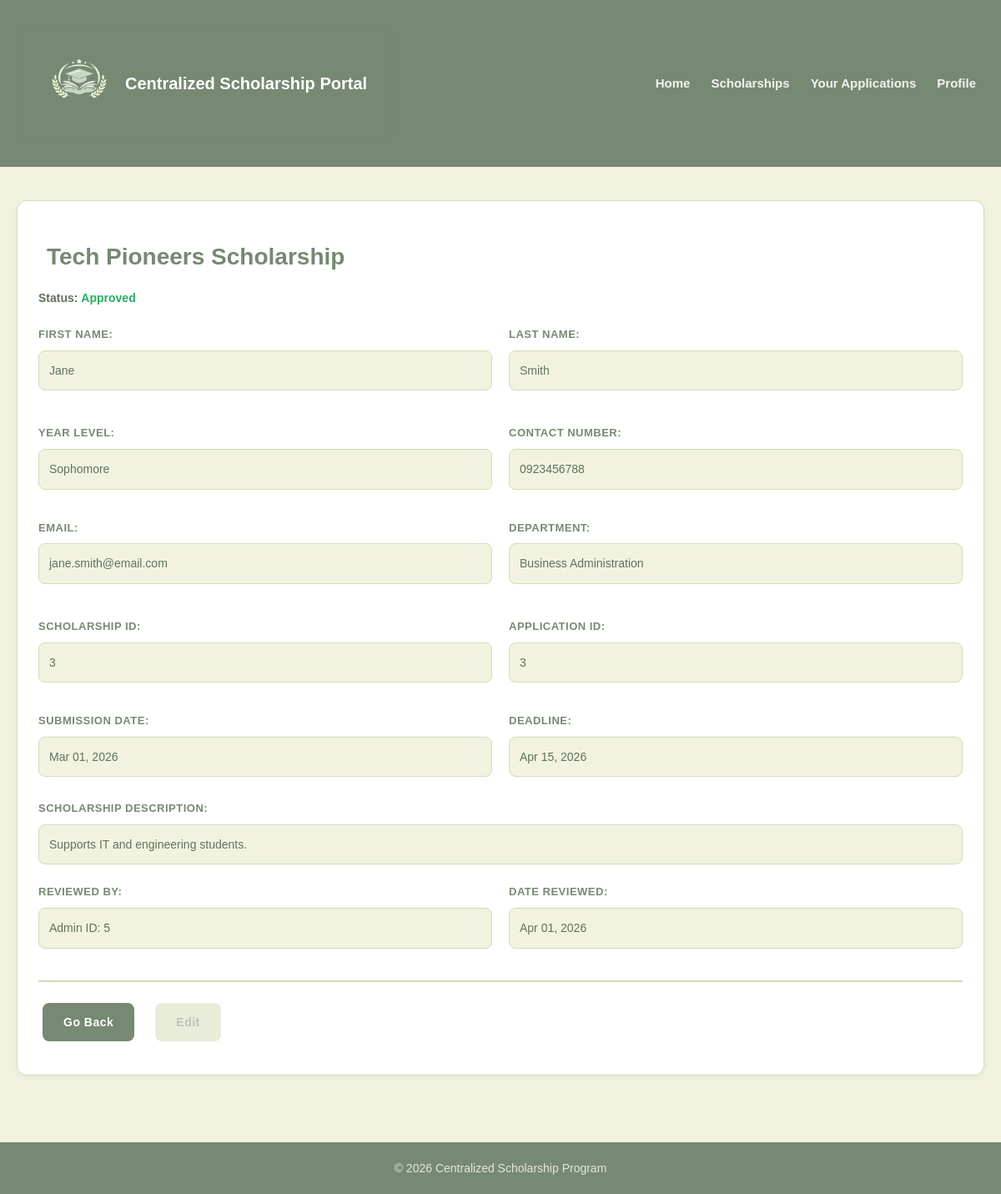
The app's page /Frontends/Client-side/your-applications-read.php?id=3 (signed in) with its own data.
### tables this page shows
CREATE TABLE `APPLICATIONS` (
  `application_id` int(11) NOT NULL,
  `student_id` int(11) NOT NULL,
  `scholarship_id` int(11) NOT NULL,
  `status` enum('Draft','Submitted','Under Review','Approved','Rejected','Waitlisted') NOT NULL,
  `submission_date` datetime DEFAULT NULL,
  `reviewed_by` int(11) DEFAULT NULL,
  `review_date` datetime DEFAULT NULL
);

CREATE TABLE `SCHOLARSHIPS` (
  `scholarship_id` int(11) NOT NULL,
  `title` varchar(45) NOT NULL,
  `description` varchar(45) NOT NULL,
  `deadline` datetime NOT NULL,
  `eligibility` text NOT NULL,
  `requirements` text NOT NULL,
  `release_status` enum('Draft','Published') NOT NULL,
  `status` enum('Completed','Ongoing','Upcoming') NOT NULL,
  `created_by` int(11) NOT NULL,
  `created_at` datetime NOT NULL
);

CREATE TABLE `STUDENTS` (
  `student_id` int(11) NOT NULL,
  `account_id` int(11) NOT NULL,
  `first_name` varchar(45) NOT NULL,
  `last_name` varchar(45) NOT NULL,
  `department` varchar(45) NOT NULL,
  `year_level` enum('Freshman','Sophomore','Junior','Senior') NOT NULL,
  `contact_num` int(11) NOT NULL
);

CREATE TABLE `ACCOUNTS` (
  `account_id` int(11) NOT NULL,
  `email` varchar(45) NOT NULL,
  `password` varchar(45) NOT NULL,
  `role` enum('Student','Admin','IT','Super Admin') NOT NULL,
  `is_active` tinyint(1) NOT NULL,
  `account_created` datetime NOT NULL,
  `password_upd` datetime NOT NULL,
  `last_login` datetime NOT NULL
);

### Frontends/Client-side/your-applications-read.php (the view, shortened to what this page needs)
<?php
include("../../db_connect.php");
$account_id = $_SESSION['account_id'];
$getStudID = mysqli_query($conn, "SELECT student_id FROM STUDENTS WHERE account_id='$account_id'");
if ($getStudID && mysqli_num_rows($getStudID) > 0) {
    $row = mysqli_fetch_assoc($getStudID);
    $student_id = $row['student_id'];
} else {
    die("Student record not found.");
}
$application_id = isset($_GET['id']) ? (int)$_GET['id'] : 0;
$query = "SELECT a.*, s.title as scholarship_name, s.deadline, s.description,
          st.first_name, st.last_name, st.department, st.year_level, st.contact_num,
          acc.email
          FROM APPLICATIONS a
          JOIN SCHOLARSHIPS s ON a.scholarship_id = s.scholarship_id
          JOIN STUDENTS st ON a.student_id = st.student_id
          JOIN ACCOUNTS acc ON st.account_id = acc.account_id
          WHERE a.application_id = $application_id AND a.student_id = $student_id";
$result = mysqli_query($conn, $query);
$application = mysqli_fetch_assoc($result);
?>
<!DOCTYPE html>
<html>
    <head>
        <link rel="stylesheet" href="style.css">
    </head>
    <body>
        <header>
            <section class="brand">
                <img src="../icons/CSP_logo.png" id="logo" alt="logo icon" onerror="this.style.display='none'">
                <h1>Centralized Scholarship Portal</h1>
            </section>
            <nav>
                <a href="home.php">Home</a>
                <a href="scholarList.php">Scholarships</a>
                <a href="your-applications.php">Your Applications</a>
                <a href="user-profile.php">Profile</a>
            </nav>
        </header>
        <div class="container">
            <section>
                <h2><?php echo htmlspecialchars($application['scholarship_name']); ?></h2>
                <p><strong>Status:</strong>
                    <span class="status-<?php echo strtolower(str_replace(' ', '', $application['status'] ?? 'pending')); ?>">
                        <?php echo htmlspecialchars($application['status'] ?? 'Pending'); ?>
                    </span>
                </p>
                <div class="profile-grid">
                    <div class="profile-item">
                        <p><strong>First Name:</strong></p>
                        <p><?php echo htmlspecialchars($application['first_name']); ?></p>
                    </div>
                    <div class="profile-item">
                        <p><strong>Last Name:</strong></p>
                        <p><?php echo htmlspecialchars($application['last_name']); ?></p>
                    </div>
                    <div class="profile-item">
                        <p><strong>Year Level:</strong></p>
                        <p><?php echo htmlspecialchars($application['year_level'] ?? 'Not set'); ?></p>
                    </div>
                    <div class="profile-item">
                        <p><strong>Contact Number:</strong></p>
                        <p>0<?php echo htmlspecialchars($application['contact_num'] ?? 'Not set'); ?></p>
                    </div>
                </div>
                <div class="profile-grid">
                    <div class="profile-item">
                        <p><strong>Email:</strong></p>
                        <p><?php echo htmlspecialchars($application['email']); ?></p>
                    </div>
                    <div class="profile-item">
                        <p><strong>Department:</strong></p>
                        <p><?php echo htmlspecialchars($application['department']); ?></p>
                    </div>
                    <div class="profile-item">
                        <p><strong>Scholarship ID:</strong></p>
                        <p><?php echo htmlspecialchars($application['scholarship_id']); ?></p>
                    </div>
                    <div class="profile-item">
                        <p><strong>Application ID:</strong></p>
                        <p><?php echo htmlspecialchars($application['application_id']); ?></p>
                    </div>
                </div>
                <div class="profile-grid">
                    <div class="profile-item">
                        <p><strong>Submission Date:</strong></p>
                        <p><?php echo $application['submission_date'] ? date('M d, Y', strtotime($application['submission_date'])) : 'Not submitted'; ?></p>
                    </div>
                    <div class="profile-item">
                        <p><strong>Deadline:</strong></p>
                        <p><?php echo date('M d, Y', strtotime($application['deadline'])); ?></p>
                    </div>
                </div>
                <div class="profile-item" style="grid-column: span 2;">
                    <p><strong>Scholarship Description:</strong></p>
                    <p><?php echo nl2br(htmlspecialchars($application['description'] ?? 'No description available.')); ?></p>
                </div>
                <div class="profile-grid">
                    <div class="profile-item">
                        <p><strong>Reviewed by:</strong></p>
                        <p><?php echo $application['reviewed_by'] ? 'Admin ID: ' . $application['reviewed_by'] : 'Not reviewed'; ?></p>
                    </div>
                    <div class="profile-item">
                        <p><strong>Date reviewed:</strong></p>
                        <p><?php echo $application['review_date'] ? date('M d, Y', strtotime($application['review_date'])) : 'Not reviewed'; ?></p>
                    </div>
                </div>
                <div class="action-links">
                    <a href="your-applications.php" class="btn">Go Back</a>
                    <?php if ($application['status'] == 'Draft'): ?>
                        <a href="application-form.php?id=<?php echo $application['scholarship_id']; ?>" class="btn btn-secondary">Edit</a>
                    <?php else: ?>
                        <span class="btn btn-secondary disabled" style="opacity: 0.5; cursor: not-allowed;" title="Cannot edit - application already <?php echo strtolower($application['status']); ?>">Edit</span>
                    <?php endif; ?>
                </div>
            </section>
        </div>
        <footer>
            <p>&copy; 2026 Centralized Scholarship Program</p>
        </footer>
    </body>
</html>

### Frontends/Client-side/style.css (style rules this page uses)
* { margin: 0; padding: 0; box-sizing: border-box; }
body { font-family: 'Verdana', sans-serif; font-size: 11px; color: #778873; background-color: #F1F3E0; line-height: 1.6; margin: 0; padding: 0; }
.container { max-width: 1200px; margin: 0 auto; background-color: transparent; padding: 20px; }
header { color: white; background-color: #778873; display: flex; justify-content: space-between; align-items: center; padding: 15px 30px; gap: 20px; width: 100%; border: none; outline: none; border-radius: 0; }
.brand { display: flex; align-items: center; gap: 15px; flex-shrink: 0; background-color: transparent; border: none; outline: none; border-radius: 0; }
#logo { width: 80px; height: auto; display: block; border: none; outline: none; }
h1 { font-size: 20px; margin: 0; color: white; white-space: nowrap; font-weight: bold; background-color: transparent; border: none; outline: none; }
nav { display: flex; align-items: center; gap: 25px; flex-wrap: nowrap; background-color: transparent; border: none; outline: none; }
nav a { font-size: 15px; text-decoration: none; color: white; font-weight: bold; white-space: nowrap; padding: 5px 0; opacity: 0.9; transition: opacity 0.3s; background-color: transparent; border: none; outline: none; }
h2 { font-size: 28px; color: #778873; margin: 20px 0 15px; padding: 0 10px; }
p { font-size: 14px; margin: 8px 0; color: #62725e; }
section { background-color: white; padding: 25px; border-radius: 12px; margin: 20px 0; box-shadow: 0 2px 8px rgba(119, 136, 115, 0.1); border: 1px solid #D2DCB6; }
.status-approved { color: #27ae60; font-weight: bold; }
.profile-grid { display: grid; grid-template-columns: repeat(2, 1fr); gap: 20px; margin: 15px 0; }
.profile-item { margin-bottom: 5px; }
.profile-item p:first-child { font-weight: bold; color: #778873; margin-bottom: 5px; font-size: 13px; text-transform: uppercase; letter-spacing: 0.5px; }
.profile-item p:last-child { background-color: #F1F3E0; padding: 12px; border-radius: 8px; border: 1px solid #D2DCB6; color: #62725e; font-size: 14px; font-weight: 500; }
.btn { font-size: 14px; font-weight: bold; display: inline-block; margin: 5px; padding: 12px 25px; background-color: #778873; color: white; text-decoration: none; border: none; border-radius: 8px; cursor: pointer; transition: background-color 0.3s; font-family: 'Verdana', sans-serif; white-space: nowrap; letter-spacing: 0.5px; }
.btn-secondary { background-color: #D2DCB6; color: #778873; }
.disabled { opacity: 0.5; cursor: not-allowed; }
.action-links { margin: 25px 0 10px; padding-top: 20px; border-top: 2px solid #D2DCB6; display: flex; gap: 15px; flex-wrap: wrap; }
footer { background-color: #778873; color: #F1F3E0; text-align: center; padding: 20px; margin-top: 40px; font-size: 13px; width: 100%; border: none; border-radius: 0; }
footer p { color: #F1F3E0; margin: 0; opacity: 0.9; }

### records on screen
applications: scholarship.title "Tech Pioneers Scholarship", status "Approved", student.first_name "Jane", student.last_name "Smith", student.year_level "Sophomore", student.contact_num "923456788", accounts.email "jane.smith@email.com", student.department "Business Administration", scholarship "3", application_id "3", submission_date "Mar 01, 2026", scholarship.deadline "Apr 15, 2026", scholarship.description "Supports IT and engineering students.", reviewed_by "5", review_date "Apr 01, 2026"
